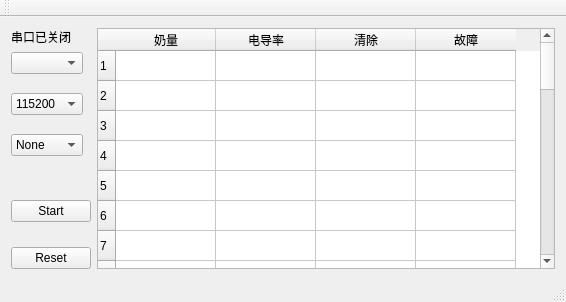
<?xml version="1.0" encoding="UTF-8"?>
<ui version="4.0">
 <class>MainWindow</class>
 <widget class="QMainWindow" name="MainWindow">
  <property name="geometry">
   <rect>
    <x>0</x>
    <y>0</y>
    <width>566</width>
    <height>295</height>
   </rect>
  </property>
  <property name="sizePolicy">
   <sizepolicy hsizetype="Fixed" vsizetype="Fixed">
    <horstretch>0</horstretch>
    <verstretch>0</verstretch>
   </sizepolicy>
  </property>
  <property name="windowTitle">
   <string>阿菲金奶量模拟</string>
  </property>
  <widget class="QWidget" name="centralWidget">
   <layout class="QGridLayout" name="gridLayout">
    <item row="0" column="0">
     <layout class="QFormLayout" name="formLayout_4">
      <item row="0" column="0">
       <layout class="QFormLayout" name="formLayout_3">
        <item row="0" column="0">
         <widget class="QLabel" name="label_PortStatus">
          <property name="text">
           <string>串口已关闭</string>
          </property>
          <property name="alignment">
           <set>Qt::AlignCenter</set>
          </property>
         </widget>
        </item>
        <item row="1" column="0">
         <layout class="QFormLayout" name="formLayout_2">
          <item row="0" column="0">
           <layout class="QVBoxLayout" name="verticalLayout">
            <item>
             <widget class="QComboBox" name="comboBox_port"/>
            </item>
            <item>
             <spacer name="verticalSpacer_3">
              <property name="orientation">
               <enum>Qt::Vertical</enum>
              </property>
              <property name="sizeHint" stdset="0">
               <size>
                <width>20</width>
                <height>13</height>
               </size>
              </property>
             </spacer>
            </item>
            <item>
             <widget class="QComboBox" name="comboBox_baudrate">
              <property name="currentText">
               <string>115200</string>
              </property>
              <item>
               <property name="text">
                <string>115200</string>
               </property>
              </item>
              <item>
               <property name="text">
                <string>57600</string>
               </property>
              </item>
              <item>
               <property name="text">
                <string>38400</string>
               </property>
              </item>
              <item>
               <property name="text">
                <string>19200</string>
               </property>
              </item>
              <item>
               <property name="text">
                <string>9600</string>
               </property>
              </item>
             </widget>
            </item>
            <item>
             <spacer name="verticalSpacer_2">
              <property name="orientation">
               <enum>Qt::Vertical</enum>
              </property>
              <property name="sizeHint" stdset="0">
               <size>
                <width>20</width>
                <height>13</height>
               </size>
              </property>
             </spacer>
            </item>
            <item>
             <widget class="QComboBox" name="comboBox_Parity">
              <item>
               <property name="text">
                <string>None</string>
               </property>
              </item>
              <item>
               <property name="text">
                <string>Even</string>
               </property>
              </item>
              <item>
               <property name="text">
                <string>Odd</string>
               </property>
              </item>
             </widget>
            </item>
           </layout>
          </item>
          <item row="2" column="0">
           <layout class="QFormLayout" name="formLayout">
            <item row="0" column="0">
             <widget class="QPushButton" name="pButton_Start">
              <property name="text">
               <string>Start</string>
              </property>
             </widget>
            </item>
            <item row="2" column="0">
             <widget class="QPushButton" name="pButton_Reset">
              <property name="text">
               <string>Reset</string>
              </property>
             </widget>
            </item>
            <item row="1" column="0" colspan="2">
             <spacer name="verticalSpacer_5">
              <property name="orientation">
               <enum>Qt::Vertical</enum>
              </property>
              <property name="sizeHint" stdset="0">
               <size>
                <width>20</width>
                <height>13</height>
               </size>
              </property>
             </spacer>
            </item>
           </layout>
          </item>
          <item row="1" column="0" colspan="2">
           <spacer name="verticalSpacer_4">
            <property name="orientation">
             <enum>Qt::Vertical</enum>
            </property>
            <property name="sizeHint" stdset="0">
             <size>
              <width>20</width>
              <height>13</height>
             </size>
            </property>
           </spacer>
          </item>
         </layout>
        </item>
       </layout>
      </item>
      <item row="0" column="1">
       <widget class="QTableWidget" name="panelTable">
        <property name="minimumSize">
         <size>
          <width>441</width>
          <height>241</height>
         </size>
        </property>
        <property name="editTriggers">
         <set>QAbstractItemView::NoEditTriggers</set>
        </property>
        <property name="tabKeyNavigation">
         <bool>true</bool>
        </property>
        <property name="alternatingRowColors">
         <bool>false</bool>
        </property>
        <property name="rowCount">
         <number>32</number>
        </property>
        <property name="columnCount">
         <number>4</number>
        </property>
        <attribute name="horizontalHeaderVisible">
         <bool>true</bool>
        </attribute>
        <attribute name="horizontalHeaderCascadingSectionResizes">
         <bool>false</bool>
        </attribute>
        <attribute name="horizontalHeaderShowSortIndicator" stdset="0">
         <bool>false</bool>
        </attribute>
        <attribute name="verticalHeaderVisible">
         <bool>true</bool>
        </attribute>
        <attribute name="verticalHeaderShowSortIndicator" stdset="0">
         <bool>false</bool>
        </attribute>
        <row/>
        <row/>
        <row/>
        <row/>
        <row/>
        <row/>
        <row/>
        <row/>
        <row/>
        <row/>
        <row/>
        <row/>
        <row/>
        <row/>
        <row/>
        <row/>
        <row/>
        <row/>
        <row/>
        <row/>
        <row/>
        <row/>
        <row/>
        <row/>
        <row/>
        <row/>
        <row/>
        <row/>
        <row/>
        <row/>
        <row/>
        <row/>
        <column>
         <property name="text">
          <string>奶量</string>
         </property>
        </column>
        <column>
         <property name="text">
          <string>电导率</string>
         </property>
        </column>
        <column>
         <property name="text">
          <string>清除</string>
         </property>
        </column>
        <column>
         <property name="text">
          <string>故障</string>
         </property>
        </column>
        <item row="0" column="0">
         <property name="text">
          <string/>
         </property>
         <property name="font">
          <font>
           <family>黑体</family>
           <pointsize>12</pointsize>
          </font>
         </property>
         <property name="textAlignment">
          <set>AlignCenter</set>
         </property>
        </item>
       </widget>
      </item>
     </layout>
    </item>
   </layout>
   <zorder></zorder>
  </widget>
  <widget class="QToolBar" name="mainToolBar">
   <attribute name="toolBarArea">
    <enum>TopToolBarArea</enum>
   </attribute>
   <attribute name="toolBarBreak">
    <bool>false</bool>
   </attribute>
  </widget>
  <widget class="QStatusBar" name="statusBar"/>
 </widget>
 <layoutdefault spacing="6" margin="11"/>
 <resources/>
 <connections/>
</ui>
